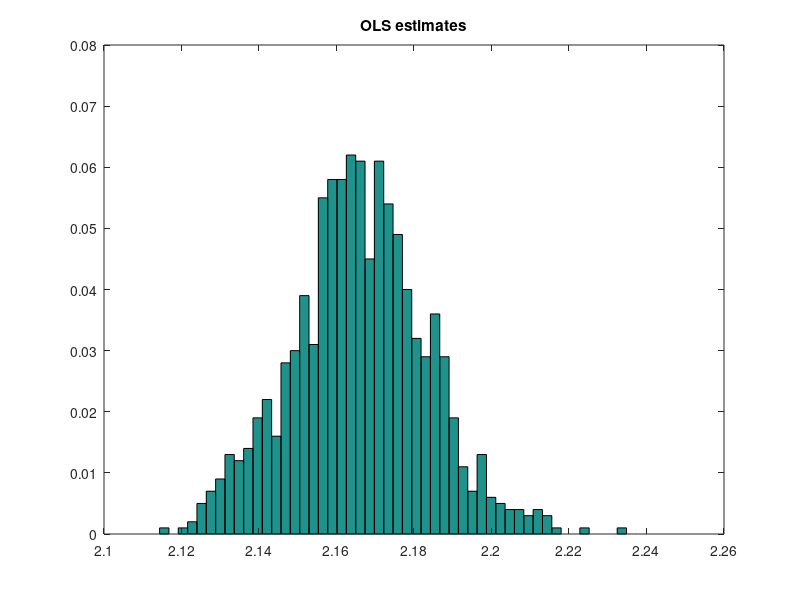
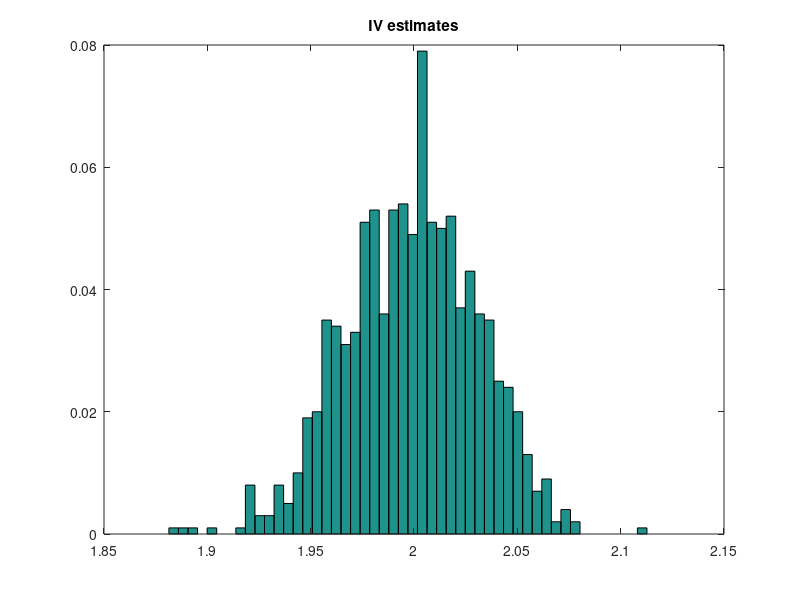

These charts were generated, in order, by the following MATLAB code: (Note: this script raises an error after producing the figures.)
# this is a little Monte Carlo exercise that illustrates that
# the OLS estimator is biased and inconsistent when errors are
# correlated with regressors, but that the IV estimator is consistent

reps = 1000; # number of Monte Carlo reps.
betaols = zeros(reps,2);
betaiv = betaols;
n = 1000; # sample size

# covariance of X, W, e
cov_X_W = 1;  % experiment with lowering or raising this: quality of instrument
cov_X_e = 0.5;
sig = [
      3,                  cov_X_W,      cov_X_e;
      cov_X_W,     1,                   0;
     cov_X_e,        0,                  1];

true = [1; 2]; # true beta
p = chol(sig);
for i = 1:reps
	x = randn(n,3)*p;
	e = x(:,3);
	w = [ones(n,1), x(:,2)];
	x = [ones(n,1), x(:,1)];
	y = x*true + e;
	# OLS
	[b, sigsq, e] = ols(y,x);
	betaols(i,:) = betaols(i,:) + b';
	# IV
	b = inv(w'*x)*w'*y;
	betaiv(i,:) = betaiv(i,:) + b';

endfor
betaols = betaols';
betaiv = betaiv';
close;

hist(betaols(2,:), 50, 1);
title("OLS estimates");
%print("ols.svg", "-dsvg");
figure;
hist(betaiv(2,:), 50, 1);
title("IV estimates");
%print("iv.svg", "-dsvg");

printf("OLS results\n");
dstats(betaols');
printf("IV results\n");
dstats(betaiv');
